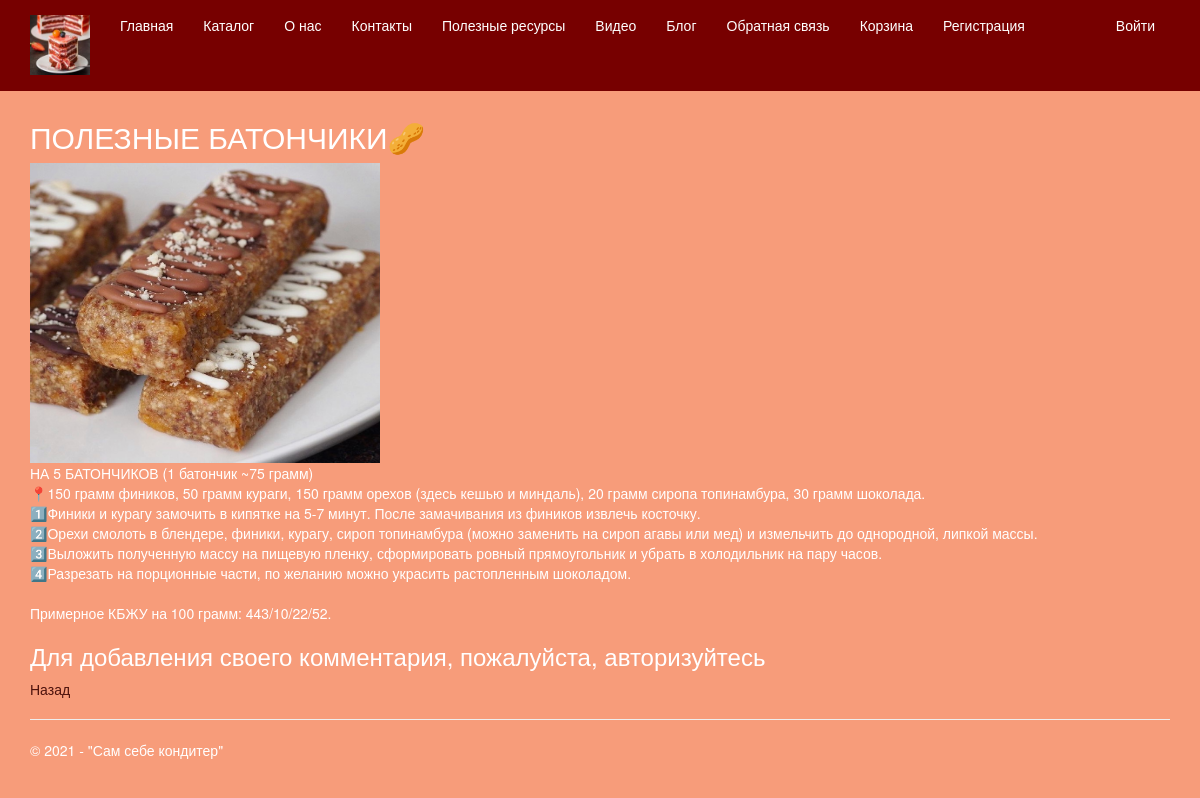
Page /7/ on the committed database.
### app/models.py (models this page shows, shortened)
class Blog(models.Model):
     title = models.CharField(max_length = 100, unique_for_date = "posted", verbose_name = "Заголовок")
     author = models.ForeignKey(User, null=True, blank=True, on_delete = models.SET_NULL, verbose_name = "Автор")
     description = models.TextField(verbose_name = "Краткое содержание")
     content = models.TextField(verbose_name = "Полное содержание")
     posted = models.DateTimeField(default = datetime.now(), db_index = True, verbose_name = "Опубликована")
     image = models.FileField(default = 'temp.jpg', verbose_name = "Путь к изображению")
     class Meta:
         db_table = "Posts" # имя таблицы для модели
         ordering = ["-posted"] # порядок сортировки данных в модели ("-" означает по убыванию)
         verbose_name = "статья блога" # имя, под которым модель будет отображаться в административном разделе (для одной статьи блога)
         verbose_name_plural = "статьи блога" # тоже для всех статей блога

### app/views.py (the view)
# urls.py: url(r'^(?P<parametr>\d+)/$', app.views.blogpost, name='blogpost'),
def blogpost(request, parametr):
    assert isinstance(request, HttpRequest)
    post_1 = Blog.objects.get(id=parametr) # запрос на выбор конкретной статьи по параметру
    return render(
    request,
    'app/blogpost.html',
    {
    'post_1': post_1, # передача конкретной статьи в шаблон веб-страницы
    'year':datetime.now().year,
    }
)

### app/templates/app/blogpost.html (shortened to what this page needs)
﻿{% extends "app/layout.html" %}
{% block content %}
<h2> {{post_1.title}} </h2>
{% if post_1.image and post_1.image.url != '/media/temp.jpg' %}
    <img src="{{ post_1.image.url }}" alt=«Картинка статьи блога" width="350" height="300"/>
{% endif %}
<p> {{post_1.content|linebreaksbr}} </p>
{% if user.is_authenticated %}
    <h3>Добавить комментарий</h3>
    <form method="POST" >{% csrf_token %}
    <div>
         {{form.as_p}}
         <button type="submit" class="save btn btn-default" > Отправить комментарий </button>
    </div>
    </form>
{% else %}
    <h3> Для добавления своего комментария, пожалуйста, авторизуйтесь </h3>
{% endif %}
<p><a href="{% url 'blog' %}"> Назад </a></p>
{% endblock %}

### app/static/app/content/site.css (style rules this page uses)
body { padding-top: 80px; padding-bottom: 20px; }

### rows in the picture
Blog: title "ПОЛЕЗНЫЕ БАТОНЧИКИ🥜", image (picture), content "НА 5 БАТОНЧИКОВ (1 батончик ~75 грамм) 📍150 грамм фиников, 50 грамм кураги, 150 грамм орехов (здесь кешью и миндаль), 20 грамм сиропа топинамбура, 30 грамм шоколада. 1️⃣Финики и курагу замочить в кипятке на 5-7 минут. После замачивания из фиников извлечь косточку. 2️⃣Орехи смолоть в блендере, финики, курагу, сироп топинамбура (можно заменить на сироп агавы или мед) и измельчить до однородной, липкой массы. 3️⃣Выложить полученную массу на пищевую пленку, сформировать ровный прямоугольник и убрать в холодильник на пару часов. 4️⃣Разрезать на порционные части, по желанию можно украсить растопленным шоколадом. Примерное КБЖУ на 100 грамм: 443/10/22/52."
